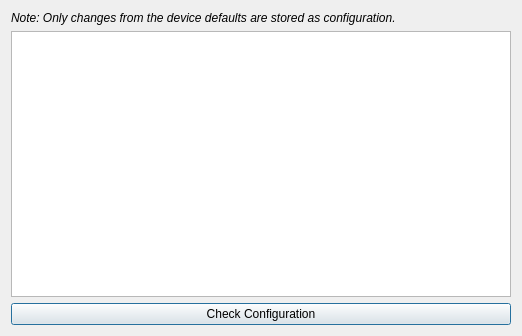
<?xml version="1.0" encoding="UTF-8"?>
<ui version="4.0">
 <class>ConfigurationDialog</class>
 <widget class="QDialog" name="ConfigurationDialog">
  <property name="geometry">
   <rect>
    <x>0</x>
    <y>0</y>
    <width>518</width>
    <height>336</height>
   </rect>
  </property>
  <property name="windowTitle">
   <string>Dialog</string>
  </property>
  <layout class="QVBoxLayout" name="verticalLayout">
   <item>
    <widget class="QLabel" name="ui_note">
     <property name="font">
      <font>
       <weight>50</weight>
       <italic>true</italic>
       <bold>false</bold>
      </font>
     </property>
     <property name="text">
      <string>Note: Only changes from the device defaults are stored as configuration.</string>
     </property>
    </widget>
   </item>
   <item>
    <widget class="QTextEdit" name="ui_text_info">
     <property name="minimumSize">
      <size>
       <width>500</width>
       <height>0</height>
      </size>
     </property>
    </widget>
   </item>
   <item>
    <widget class="QPushButton" name="ui_show">
     <property name="text">
      <string>Check Configuration</string>
     </property>
    </widget>
   </item>
  </layout>
 </widget>
 <resources/>
 <connections/>
</ui>
